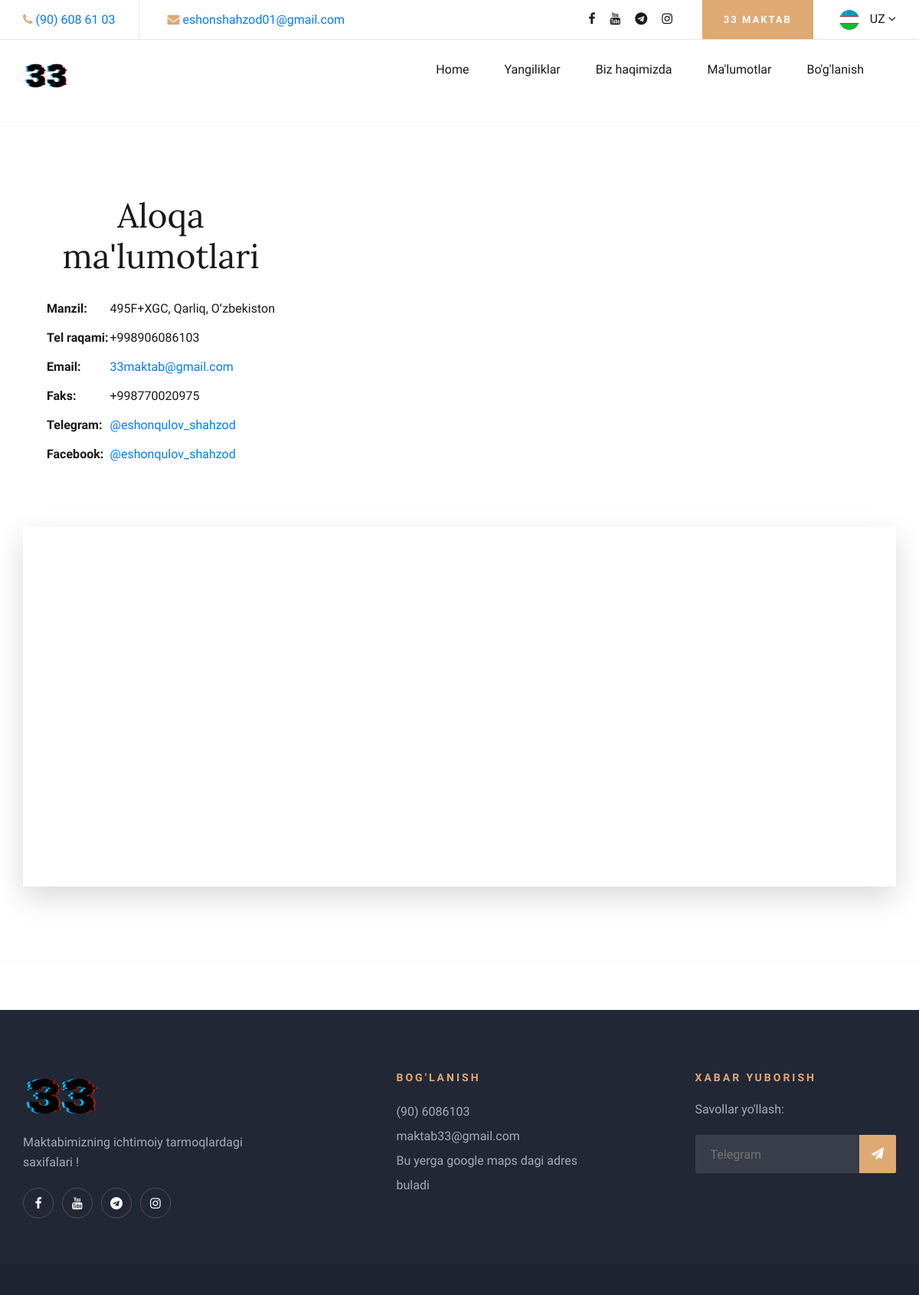
Page /contact/ on the committed database.
### school/models.py (models this page shows, shortened)
class ContactAddress(models.Model):
    address = models.CharField(max_length=255, verbose_name="Manzil")
    phone = models.CharField(max_length=20, verbose_name="Telefon raqami")
    email = models.EmailField(verbose_name="Email")
    fax = models.CharField(max_length=20, verbose_name="Faks")
    telegram = models.CharField(max_length=50, verbose_name="Telegram", blank=True, null=True)
    facebook = models.CharField(max_length=50, verbose_name="Facebook", blank=True, null=True)

class ContactMap(models.Model):
    title = models.CharField(max_length=200)
    map_url = models.URLField()  # Xaritadagi joylashuv URL-ni saqlash uchun
    added_date = models.DateTimeField(auto_now_add=True)

### school/views.py (the view)
# urls.py: path('contact/', ContactInformationUrls.as_view(), name='contact'),
class ContactInformationUrls(ListView):
    model = ContactMap
    template_name = 'contact.html'
    context_object_name = "contactobject"
    def get_queryset(self):
        return{
            'contact_map': ContactMap.objects.order_by('-id')[:1],
            'contact_address': ContactAddress.objects.order_by('-id')[:1],
        }

### templates/contact.html (shortened to what this page needs)
{% extends 'base.html' %}
{% load static %}
{% block content %}
    <hr>
    <section class="contact-section spad">
        <div class="container">
            <div class="row">
                <div class="col-lg-4">
                    <div class="contact-text" align="center">
                        <h2>Aloqa ma'lumotlari</h2>
                            {% for object in contactobject.contact_address %}
                            {% if forloop.counter == 1 %}
                                <table>
                                  <tr>
                                    <td><strong>Manzil:</strong></td>
                                    <td>{{ object.address }}</td>
                                  </tr>
                                  <tr>
                                    <td><strong>Tel raqami: </strong></td>
                                    <td>{{ object.phone }}</td>
                                  </tr>
                                  <tr>
                                    <td><strong>Email:</strong></td>
                                    <td><a href="mailto:{{ object.email }}">{{ object.email }}</a></td>
                                  </tr>
                                  <tr>
                                    <td><strong>Faks:</strong></td>
                                    <td>{{ object.fax }}</td>
                                  </tr>
                                  <tr>
                                    <td><strong>Telegram:</strong></td>
                                    <td><a href="https://t.me/{{ object.telegram }}">{{ object.telegram }}</a></td>
                                  </tr>
                                  <tr>
                                    <td><strong>Facebook:</strong></td>
                                    <td><a href="https://facebook.com/{{ object.facebook }}">{{ object.facebook }}</a></td>
                                  </tr>
                                </table>
                            {% endif %}
                            {% endfor %}
                    </div>
                </div>
            </div>
            {% for object in contactobject.contact_map %}
            {% if forloop.counter == 1 %}
            <div class="map">
            <iframe
                    src = {{object.map_url}}
                    width="800"
                    height="600"
                    style="border:0;"
                    allowfullscreen=""
                    loading="lazy"
>
            </iframe>
            </div>
            {% endif %}
            {% endfor %}
        </div>
    </section>
<hr>
{% endblock content %}

### static/css/style.css (style rules this page uses)
html, body { height: 100%; font-family: "Cabin", sans-serif; -webkit-font-smoothing: antialiased; font-smoothing: antialiased; }
h1, h2, h3, h4, h5, h6 { margin: 0; color: #111111; font-weight: 400; font-family: "Lora", serif; }
h2 { font-size: 36px; }
.spad { padding-top: 100px; padding-bottom: 100px; }
.contact-section { padding-top: 80px; padding-bottom: 80px; }
.contact-text h2 { font-size: 44px; color: #19191a; margin-bottom: 24px; }
.contact-text table tbody tr td { font-size: 16px; color: #19191a; line-height: 36px; font-weight: 500; }
.map { height: 470px; -webkit-box-shadow: 0px 14px 35px rgba(0, 0, 0, 0.15); box-shadow: 0px 14px 35px rgba(0, 0, 0, 0.15); margin-top: 75px; }
.map iframe { width: 100%; }
@media only screen and (min-width: 1200px) { .container { max-width: 1170px; } }

### rows in the picture
ContactAddress: address "495F+XGC, Qarliq, Oʻzbekiston", phone "+998906086103", email "33maktab@gmail.com", fax "+998770020975", telegram "@eshonqulov_shahzod", facebook "@eshonqulov_shahzod"
